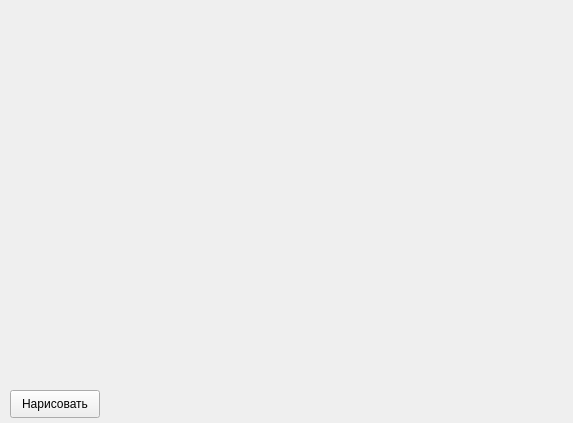
<?xml version="1.0" encoding="UTF-8"?>
<ui version="4.0">
 <class>Form</class>
 <widget class="QWidget" name="Form">
  <property name="geometry">
   <rect>
    <x>0</x>
    <y>0</y>
    <width>573</width>
    <height>423</height>
   </rect>
  </property>
  <property name="windowTitle">
   <string>Form</string>
  </property>
  <widget class="QPushButton" name="pushButton">
   <property name="geometry">
    <rect>
     <x>10</x>
     <y>390</y>
     <width>90</width>
     <height>28</height>
    </rect>
   </property>
   <property name="text">
    <string>Нарисовать</string>
   </property>
  </widget>
 </widget>
 <resources/>
 <connections/>
</ui>
